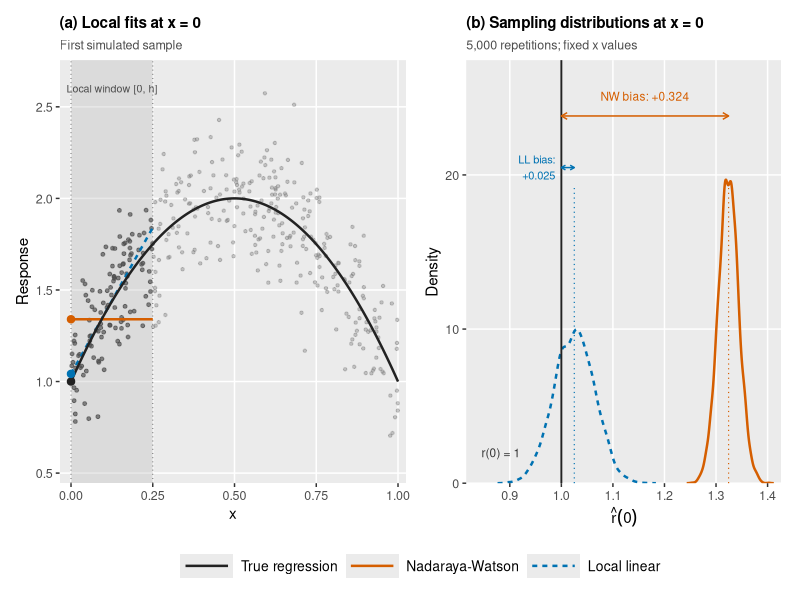
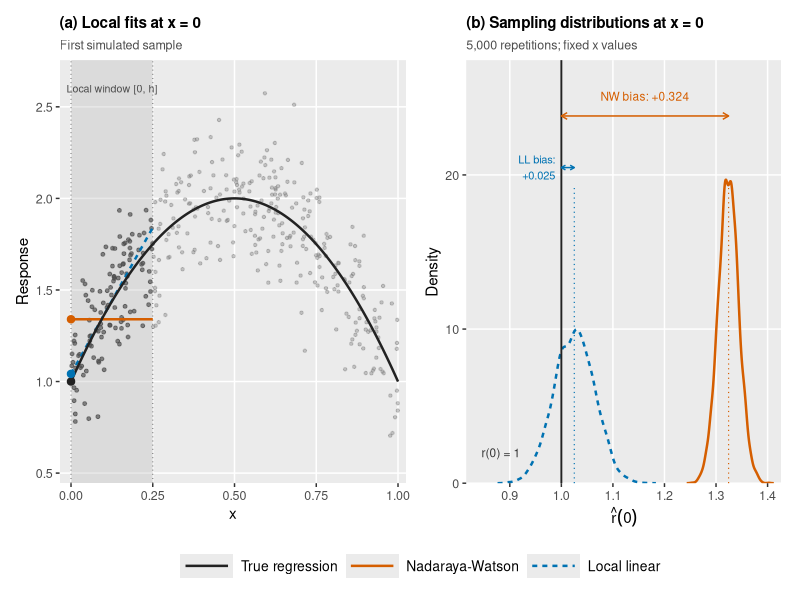

Recreate these plots in R, in order.
## =====================================================
## 1. Packages and simulation design
## =====================================================

# Run from this script's directory. No external data or API key is needed.
library(ggplot2)
library(patchwork)

set.seed(20261009)
n <- 400L
repetitions <- 5000L
h <- 0.25
sigma <- 0.20
x0 <- 0
x <- sort(runif(n, 0, 1))
regression <- function(x) 1 + 4 * x - 4 * x^2
truth <- regression(x0)
mu <- regression(x)
kernel <- function(u) 0.75 * pmax(1 - u^2, 0)
k <- kernel((x - x0) / h)

## =====================================================
## 2. Local constant and local linear weights at x0 = 0
## =====================================================

# The common factor 1/h cancels from both weighted regressions.
z <- x - x0
s0 <- sum(k)
s1 <- sum(k * z)
s2 <- sum(k * z^2)
determinant <- s0 * s2 - s1^2
stopifnot(s0 > 0, determinant > 0)
w_nw <- k / s0
w_ll <- k * (s2 - s1 * z) / determinant
w_slope <- k * (s0 * z - s1) / determinant

# Local linear weights reproduce constants and linear functions exactly.
stopifnot(abs(sum(w_nw) - 1) < 1e-12,
          abs(sum(w_ll) - 1) < 1e-12,
          abs(sum(w_ll * z)) < 1e-12)

## =====================================================
## 3. Repeat responses while holding the simulated design fixed
## =====================================================

errors <- matrix(rnorm(n * repetitions, sd = sigma), nrow = n)
responses <- errors + mu
estimates <- rbind(NW = as.numeric(w_nw %*% responses),
                  LL = as.numeric(w_ll %*% responses))
y <- responses[, 1L]  # The first replication, without selecting a sample.
sample_nw <- unname(estimates["NW", 1L])
sample_ll <- unname(estimates["LL", 1L])
sample_slope <- sum(w_slope * y)

# With E[errors | x] = 0, these are exact conditional means and biases.
# A single estimation error is not a bias estimate.
expected <- c(NW = sum(w_nw * mu), LL = sum(w_ll * mu))
bias <- expected - truth
sampling_sd <- sigma * sqrt(c(NW = sum(w_nw^2), LL = sum(w_ll^2)))
summary_table <- data.frame(
  estimator = c("Nadaraya-Watson", "Local linear"),
  conditional_mean = as.numeric(expected),
  conditional_bias = as.numeric(bias),
  conditional_sd = as.numeric(sampling_sd),
  monte_carlo_mean = rowMeans(estimates),
  monte_carlo_sd = apply(estimates, 1L, sd),
  monte_carlo_se_of_mean = as.numeric(sampling_sd / sqrt(repetitions)),
  first_replication = estimates[, 1L]
)

# An independent weighted least-squares calculation checks the intercept.
fit <- lm.wfit(cbind(1, z), y, w = k)
stopifnot(abs(fit$coefficients[1L] - sample_ll) < 1e-12,
          abs(fit$coefficients[2L] - sample_slope) < 1e-12,
          all(abs(rowMeans(estimates) - expected) <
                5 * sampling_sd / sqrt(repetitions)))

write.csv(data.frame(x, y, mean = mu, kernel_weight = k),
          "simulated_sample.csv", row.names = FALSE)
write.csv(data.frame(replication = seq_len(repetitions),
                     NW = estimates["NW", ], LL = estimates["LL", ]),
          "boundary_estimates.csv", row.names = FALSE)
write.csv(summary_table, "bias_summary.csv", row.names = FALSE)
write.csv(data.frame(n, repetitions, h, sigma, seed = 20261009,
                     observations_in_window = sum(k > 0)),
          "simulation_design.csv", row.names = FALSE)
print(summary_table, digits = 7, row.names = FALSE)

## =====================================================
## 4. One sample: local fits at the boundary
## =====================================================

colours <- c("True regression" = "#222222",
             "Nadaraya-Watson" = "#D55E00", "Local linear" = "#0072B2")
line_types <- c("True regression" = "solid",
                "Nadaraya-Watson" = "solid", "Local linear" = "22")
plot_theme <- theme_gray(base_size = 11) +
  theme(plot.title = element_text(size = 11, face = "bold"),
        plot.subtitle = element_text(size = 9, colour = "grey30"),
        axis.text = element_text(size = 9),
        panel.grid.minor = element_blank(),
        legend.position = "bottom", legend.title = element_blank(),
        legend.text = element_text(size = 10),
        legend.key.width = grid::unit(1.35, "cm"),
        plot.margin = margin(6, 8, 5, 6))

curve_grid <- seq(0, 1, length.out = 501)
local_grid <- seq(0, h, length.out = 101)
curves <- rbind(
  data.frame(x = curve_grid, value = regression(curve_grid),
             estimator = "True regression"),
  data.frame(x = local_grid, value = sample_nw,
             estimator = "Nadaraya-Watson"),
  data.frame(x = local_grid, value = sample_ll + sample_slope * local_grid,
             estimator = "Local linear")
)
sample_data <- data.frame(x, y, inside = k > 0)
intercepts <- data.frame(x = 0, value = c(truth, sample_nw, sample_ll),
                        estimator = names(colours))

p_left <- ggplot() +
  annotate("rect", xmin = 0, xmax = h, ymin = -Inf, ymax = Inf,
           fill = "grey75", alpha = 0.36) +
  geom_point(data = subset(sample_data, !inside), aes(x, y),
             colour = "grey50", size = 0.85, alpha = 0.40) +
  geom_point(data = subset(sample_data, inside), aes(x, y),
             colour = "grey30", size = 1.0, alpha = 0.65) +
  geom_vline(xintercept = c(0, h), colour = "grey45", linetype = "dotted",
             linewidth = 0.35) +
  geom_line(data = curves, aes(x, value, colour = estimator,
                             linetype = estimator), linewidth = 0.85) +
  geom_point(data = intercepts, aes(x, value, colour = estimator),
             size = 2.2, show.legend = FALSE) +
  annotate("text", x = h / 2, y = 2.60, label = "Local window [0, h]",
           size = 2.7, colour = "grey30") +
  scale_colour_manual(values = colours, breaks = names(colours)) +
  scale_linetype_manual(values = line_types, breaks = names(colours)) +
  scale_x_continuous(breaks = c(0, 0.25, 0.5, 0.75, 1),
                     expand = expansion(mult = c(0.035, 0.025))) +
  coord_cartesian(ylim = c(0.55, 2.65)) +
  labs(title = "(a) Local fits at x = 0",
       subtitle = "First simulated sample",
       x = "x", y = "Response") + plot_theme

## =====================================================
## 5. Repeated samples: bias rather than one estimation error
## =====================================================

densities <- lapply(seq_len(2L), function(j) {
  # The density is only a visual summary of the simulated estimates.
  d <- density(estimates[j, ], n = 1024)
  data.frame(estimate = d$x, density = d$y,
             estimator = c("Nadaraya-Watson", "Local linear")[j])
})
density_data <- do.call(rbind, densities)
peak <- max(density_data$density)
arrow_y <- c(NW = 1.21, LL = 1.04) * peak
means <- data.frame(value = as.numeric(expected),
                   estimator = c("Nadaraya-Watson", "Local linear"))

p_right <- ggplot(density_data, aes(estimate, density,
                                   colour = estimator, linetype = estimator)) +
  geom_line(linewidth = 0.85) +
  geom_vline(xintercept = truth, colour = colours[["True regression"]],
             linewidth = 0.65) +
  geom_segment(data = means,
               aes(x = value, xend = value, y = 0, yend = 0.98 * peak,
                   colour = estimator),
               inherit.aes = FALSE, linetype = "dotted", linewidth = 0.40) +
  annotate("segment", x = truth, xend = expected["NW"],
           y = arrow_y["NW"], yend = arrow_y["NW"],
           colour = colours[["Nadaraya-Watson"]], linewidth = 0.5,
           arrow = grid::arrow(length = grid::unit(1.7, "mm"), ends = "both")) +
  annotate("text", x = mean(c(truth, expected["NW"])),
           y = arrow_y["NW"] + 0.065 * peak,
           label = sprintf("NW bias: %+.3f", bias["NW"]),
           colour = colours[["Nadaraya-Watson"]], size = 3.0) +
  annotate("segment", x = truth, xend = expected["LL"],
           y = arrow_y["LL"], yend = arrow_y["LL"],
           colour = colours[["Local linear"]], linewidth = 0.5,
           arrow = grid::arrow(length = grid::unit(1.2, "mm"), ends = "both")) +
  annotate("text", x = truth - 0.012, y = arrow_y["LL"],
           hjust = 1, label = sprintf("LL bias:\n%+.3f", bias["LL"]),
           colour = colours[["Local linear"]], size = 2.8) +
  annotate("text", x = 0.845, y = 0.10 * peak,
           hjust = 0, label = "r(0) = 1", colour = "grey20", size = 3.0) +
  scale_colour_manual(values = colours, breaks = names(colours)) +
  scale_linetype_manual(values = line_types, breaks = names(colours)) +
  scale_x_continuous(breaks = seq(0.8, 1.6, by = 0.1),
                     expand = expansion(mult = c(0.025, 0.025))) +
  scale_y_continuous(expand = expansion(mult = c(0, 0.025))) +
  coord_cartesian(xlim = c(0.83, max(density_data$estimate)),
                  ylim = c(0, 1.36 * peak), clip = "on") +
  labs(title = "(b) Sampling distributions at x = 0",
       subtitle = "5,000 repetitions; fixed x values",
       x = expression(hat(r)(0)), y = "Density") +
  plot_theme + guides(colour = "none", linetype = "none")

figure <- (p_left | p_right) +
  plot_layout(widths = c(1.1, 1), guides = "collect") &
  theme(legend.position = "bottom")
ggsave("nw_local_linear_boundary_bias.png", figure,
       width = 7.8, height = 3.9, units = "in", dpi = 360, bg = "white")
ggsave("nw_local_linear_boundary_bias.pdf", figure,
       width = 7.8, height = 3.9, units = "in", device = "pdf",
       family = "Helvetica", useDingbats = FALSE, bg = "white")
capture.output(sessionInfo(), file = "session_info.txt")
